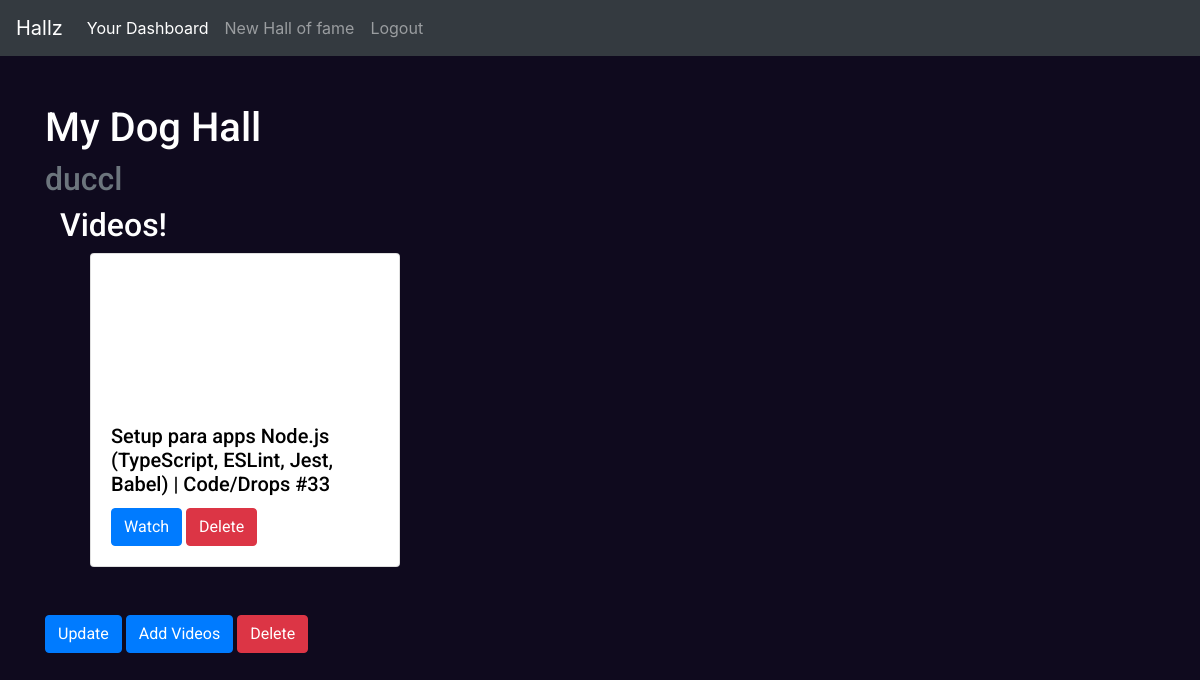
Page /hall/3/ (signed in) on the committed database.
### halls/models.py (models this page shows, shortened)
class Hall(models.Model):
    author = models.ForeignKey('auth.user',on_delete=models.CASCADE)
    title = models.CharField(max_length=100)
    description = models.CharField(max_length=100,default='')
    creation_date = models.DateTimeField(auto_now=True)

class Video(models.Model):
    hall = models.ForeignKey(Hall,on_delete=models.CASCADE)
    title = models.CharField(max_length=255)
    url = models.URLField(max_length=200,default='')
    youtube_id = models.CharField(max_length=255)

### halls/views.py (the view)
# urls.py: path('hall/<int:hall_id>/',HallDetailView.as_view(),name='hall'),
class HallDetailView(LoginRequiredMixin,DetailView):
    model = Hall
    template_name = "halls/detail_hall.html"
    slug_url_kwarg = 'hall_id'
    slug_field = 'id'
    def get_context_data(self, **kwargs):
        context = super().get_context_data(**kwargs)
        context["videos"] = Video.objects.filter(hall=self.get_object())
        return context

### halls/templates/halls/detail_hall.html
{% extends './base.html' %}
{% block content_section%}
<div class="container roboto margin-top-md roboto color-white">
    <h1>{{hall.title}}</h1>
    <h2 class='text-muted'>{{hall.author}}</h2>
    <div class="container">
        <h2> Videos! </h2>
        <div class="container">
            <div class="container row">
                {% for video in videos %}
                <div class="col-md-4">
                    <div class="card">
                        <iframe width="100%" height="150" src="https://www.youtube.com/embed/{{video.youtube_id}}" frameborder="0"
                            allow="accelerometer; encrypted-media; gyroscope; picture-in-picture"
                            allowfullscreen></iframe>
                        <div class="card-body">
                            <h5 class="card-title">{{video.title}}</h5>
                            <a href="{{video.url}}" target= '_blank' class="btn btn-primary card-text">Watch</a>
                            {% if user == hall.author %}
                            <a href="{% url 'halls:delete_video' video_id=video.id hall_id=hall.id%}" class='btn btn-danger'>
                                Delete
                            </a>
                            {% endif %}
                        </div>
                    </div>
                </div>
                {% endfor %}
            </div>
        </div>
    </div>
    {% if user == hall.author %}
    <div class="margin-top-md">
        <a href="{% url 'halls:update_hall' hall_id=hall.id%}" class='btn btn-primary'>
            Update
        </a>
        <a href="{% url 'halls:add_video' hall_id=hall.id%}" class='btn btn-primary'>
            Add Videos
        </a>
        <a href="{% url 'halls:delete_hall' hall_id=hall.id%}" class='btn btn-danger'>
            Delete
        </a>
    </div>
    {% endif %}
</div>
{%endblock%}

### accounts/static/accounts/css/style.css (style rules this page uses)
*, body { padding: 0px; -webkit-box-sizing: border-box; box-sizing: border-box; }
body { background-color: #0F0A1E; }
.roboto { font-family: 'Roboto',sans-serif; }
.color-white { color: white; }
.margin-top-md { margin-top: 3em; }

### halls/static/halls/css/halls_style.css (style rules this page uses)
.card { color: black; }

### rows in the picture
Hall: title "My Dog Hall", author "duccl"
Video: title "Setup para apps Node.js (TypeScript, ESLint, Jest, Babel) | Code/Drops #33"
